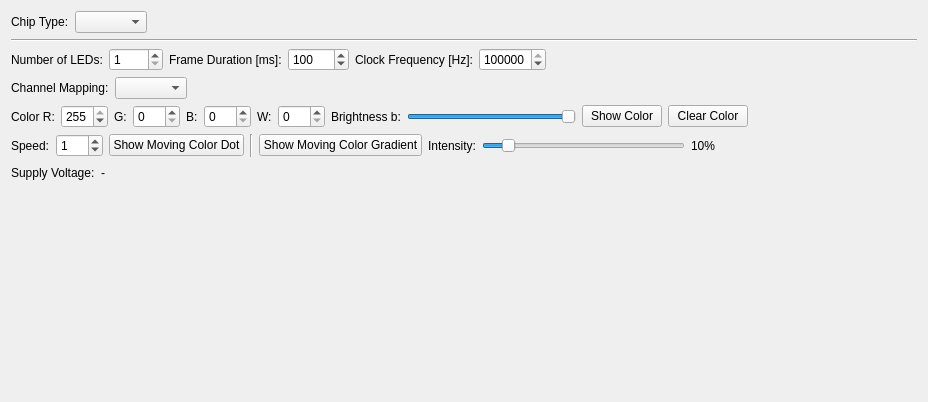
<?xml version="1.0" encoding="UTF-8"?>
<ui version="4.0">
 <class>LEDStripV2</class>
 <widget class="QWidget" name="LEDStripV2">
  <property name="geometry">
   <rect>
    <x>0</x>
    <y>0</y>
    <width>928</width>
    <height>402</height>
   </rect>
  </property>
  <property name="windowTitle">
   <string>Form</string>
  </property>
  <layout class="QVBoxLayout" name="verticalLayout_6">
   <item>
    <layout class="QHBoxLayout" name="horizontalLayout_5">
     <item>
      <widget class="QLabel" name="chip_type_label">
       <property name="text">
        <string>Chip Type:</string>
       </property>
      </widget>
     </item>
     <item>
      <widget class="QComboBox" name="chip_type_combobox"/>
     </item>
     <item>
      <spacer name="horizontalSpacer_5">
       <property name="orientation">
        <enum>Qt::Horizontal</enum>
       </property>
       <property name="sizeHint" stdset="0">
        <size>
         <width>40</width>
         <height>20</height>
        </size>
       </property>
      </spacer>
     </item>
    </layout>
   </item>
   <item>
    <widget class="Line" name="line_5">
     <property name="orientation">
      <enum>Qt::Horizontal</enum>
     </property>
    </widget>
   </item>
   <item>
    <layout class="QHBoxLayout" name="horizontalLayout">
     <item>
      <widget class="QLabel" name="label">
       <property name="text">
        <string>Number of LEDs:</string>
       </property>
      </widget>
     </item>
     <item>
      <widget class="QSpinBox" name="box_num_led">
       <property name="minimum">
        <number>1</number>
       </property>
       <property name="maximum">
        <number>2048</number>
       </property>
      </widget>
     </item>
     <item>
      <widget class="QLabel" name="label_5">
       <property name="text">
        <string>Frame Duration [ms]:</string>
       </property>
      </widget>
     </item>
     <item>
      <widget class="QSpinBox" name="box_frame_duration">
       <property name="minimum">
        <number>10</number>
       </property>
       <property name="maximum">
        <number>32768</number>
       </property>
       <property name="value">
        <number>100</number>
       </property>
      </widget>
     </item>
     <item>
      <widget class="QLabel" name="label_clock_frequency">
       <property name="text">
        <string>Clock Frequency [Hz]:</string>
       </property>
      </widget>
     </item>
     <item>
      <widget class="QSpinBox" name="box_clock_frequency">
       <property name="minimum">
        <number>10000</number>
       </property>
       <property name="maximum">
        <number>2000000</number>
       </property>
       <property name="singleStep">
        <number>100000</number>
       </property>
       <property name="value">
        <number>1666666</number>
       </property>
      </widget>
     </item>
     <item>
      <spacer name="horizontalSpacer">
       <property name="orientation">
        <enum>Qt::Horizontal</enum>
       </property>
       <property name="sizeHint" stdset="0">
        <size>
         <width>40</width>
         <height>20</height>
        </size>
       </property>
      </spacer>
     </item>
    </layout>
   </item>
   <item>
    <layout class="QHBoxLayout" name="horizontalLayout_7">
     <item>
      <widget class="QLabel" name="channel_mapping_label">
       <property name="text">
        <string>Channel Mapping:</string>
       </property>
      </widget>
     </item>
     <item>
      <widget class="QComboBox" name="channel_mapping_combobox">
       <property name="currentIndex">
        <number>-1</number>
       </property>
       <property name="sizeAdjustPolicy">
        <enum>QComboBox::AdjustToContents</enum>
       </property>
      </widget>
     </item>
     <item>
      <spacer name="horizontalSpacer_6">
       <property name="orientation">
        <enum>Qt::Horizontal</enum>
       </property>
       <property name="sizeHint" stdset="0">
        <size>
         <width>40</width>
         <height>20</height>
        </size>
       </property>
      </spacer>
     </item>
    </layout>
   </item>
   <item>
    <layout class="QHBoxLayout" name="horizontalLayout_2">
     <item>
      <widget class="QLabel" name="label_2">
       <property name="text">
        <string>Color R:</string>
       </property>
      </widget>
     </item>
     <item>
      <widget class="QSpinBox" name="box_r">
       <property name="maximum">
        <number>255</number>
       </property>
       <property name="value">
        <number>255</number>
       </property>
      </widget>
     </item>
     <item>
      <widget class="QLabel" name="label_3">
       <property name="text">
        <string>G:</string>
       </property>
      </widget>
     </item>
     <item>
      <widget class="QSpinBox" name="box_g">
       <property name="maximum">
        <number>255</number>
       </property>
      </widget>
     </item>
     <item>
      <widget class="QLabel" name="label_4">
       <property name="text">
        <string>B:</string>
       </property>
      </widget>
     </item>
     <item>
      <widget class="QSpinBox" name="box_b">
       <property name="maximum">
        <number>255</number>
       </property>
      </widget>
     </item>
     <item>
      <widget class="QLabel" name="label_w">
       <property name="text">
        <string>W:</string>
       </property>
      </widget>
     </item>
     <item>
      <widget class="QSpinBox" name="box_w">
       <property name="maximum">
        <number>255</number>
       </property>
      </widget>
     </item>
     <item>
      <widget class="QLabel" name="brightness_label">
       <property name="text">
        <string>Brightness b:</string>
       </property>
      </widget>
     </item>
     <item>
      <widget class="QSlider" name="brightness_slider">
       <property name="maximum">
        <number>31</number>
       </property>
       <property name="value">
        <number>31</number>
       </property>
       <property name="orientation">
        <enum>Qt::Horizontal</enum>
       </property>
      </widget>
     </item>
     <item>
      <widget class="QPushButton" name="button_color">
       <property name="text">
        <string>Show Color</string>
       </property>
      </widget>
     </item>
     <item>
      <widget class="QPushButton" name="button_black">
       <property name="text">
        <string>Clear Color</string>
       </property>
      </widget>
     </item>
     <item>
      <spacer name="horizontalSpacer_2">
       <property name="orientation">
        <enum>Qt::Horizontal</enum>
       </property>
       <property name="sizeHint" stdset="0">
        <size>
         <width>40</width>
         <height>20</height>
        </size>
       </property>
      </spacer>
     </item>
    </layout>
   </item>
   <item>
    <layout class="QHBoxLayout" name="horizontalLayout_3">
     <item>
      <widget class="QLabel" name="label_6">
       <property name="text">
        <string>Speed:</string>
       </property>
      </widget>
     </item>
     <item>
      <widget class="QSpinBox" name="box_speed">
       <property name="maximum">
        <number>100</number>
       </property>
       <property name="value">
        <number>1</number>
       </property>
      </widget>
     </item>
     <item>
      <widget class="QPushButton" name="button_dot">
       <property name="text">
        <string>Show Moving Color Dot</string>
       </property>
      </widget>
     </item>
     <item>
      <widget class="Line" name="line">
       <property name="orientation">
        <enum>Qt::Vertical</enum>
       </property>
      </widget>
     </item>
     <item>
      <widget class="QPushButton" name="button_gradient">
       <property name="text">
        <string>Show Moving Color Gradient</string>
       </property>
      </widget>
     </item>
     <item>
      <widget class="QLabel" name="label_9">
       <property name="text">
        <string>Intensity:</string>
       </property>
      </widget>
     </item>
     <item>
      <widget class="QSlider" name="gradient_intensity">
       <property name="minimum">
        <number>0</number>
       </property>
       <property name="maximum">
        <number>100</number>
       </property>
       <property name="value">
        <number>10</number>
       </property>
       <property name="orientation">
        <enum>Qt::Horizontal</enum>
       </property>
      </widget>
     </item>
     <item>
      <widget class="QLabel" name="label_gradient_intensity">
       <property name="text">
        <string>10%</string>
       </property>
      </widget>
     </item>
     <item>
      <spacer name="horizontalSpacer_3">
       <property name="orientation">
        <enum>Qt::Horizontal</enum>
       </property>
       <property name="sizeHint" stdset="0">
        <size>
         <width>40</width>
         <height>20</height>
        </size>
       </property>
      </spacer>
     </item>
    </layout>
   </item>
   <item>
    <layout class="QHBoxLayout" name="horizontalLayout_4">
     <item>
      <widget class="QLabel" name="label_8">
       <property name="text">
        <string>Supply Voltage:</string>
       </property>
      </widget>
     </item>
     <item>
      <widget class="QLabel" name="label_voltage">
       <property name="text">
        <string>-</string>
       </property>
      </widget>
     </item>
     <item>
      <widget class="Line" name="line_3">
       <property name="orientation">
        <enum>Qt::Horizontal</enum>
       </property>
      </widget>
     </item>
     <item>
      <spacer name="horizontalSpacer_4">
       <property name="orientation">
        <enum>Qt::Horizontal</enum>
       </property>
       <property name="sizeHint" stdset="0">
        <size>
         <width>40</width>
         <height>20</height>
        </size>
       </property>
      </spacer>
     </item>
    </layout>
   </item>
   <item>
    <spacer name="verticalSpacer">
     <property name="orientation">
      <enum>Qt::Vertical</enum>
     </property>
     <property name="sizeHint" stdset="0">
      <size>
       <width>20</width>
       <height>0</height>
      </size>
     </property>
    </spacer>
   </item>
  </layout>
 </widget>
 <tabstops>
  <tabstop>chip_type_combobox</tabstop>
  <tabstop>box_num_led</tabstop>
  <tabstop>box_frame_duration</tabstop>
  <tabstop>box_clock_frequency</tabstop>
  <tabstop>box_r</tabstop>
  <tabstop>box_g</tabstop>
  <tabstop>box_b</tabstop>
  <tabstop>box_w</tabstop>
  <tabstop>button_color</tabstop>
  <tabstop>button_black</tabstop>
  <tabstop>box_speed</tabstop>
  <tabstop>button_dot</tabstop>
  <tabstop>button_gradient</tabstop>
  <tabstop>gradient_intensity</tabstop>
 </tabstops>
 <resources/>
 <connections/>
</ui>
